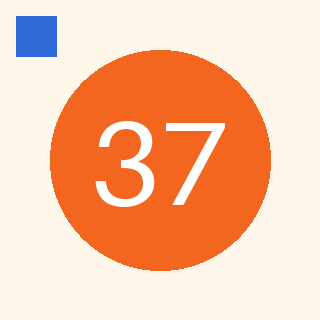
#> input picture templates/vision-probe.png, 320 x 320 px
$ python imgtone.py ../templates/vision-probe.png 1.0 1.0 1.0 1.0
#> lines starting #> are read from the running program, lines starting #| are printed output that depends on the picture
### scripts/common.py
"""Shared helpers for luobo-design: paths, data files, colours, tokens, canvases."""
import html
import json
import re
from pathlib import Path

SKILL_VERSION = "0.16.0"
SCRIPT_DIR = Path(__file__).resolve().parent
SKILL_DIR = SCRIPT_DIR.parent
REF_DIR = SKILL_DIR / "references"
CACHE_DIR = Path.home() / ".cache" / "luobo-design"


# [4 lines left out: function load_ref, not called in this run]


def load_json(path):
    with open(path, "r", encoding="utf-8") as f:
        return json.load(f)


# [11 lines left out: functions save_json, esc, not called in this run]


# ------------------------------------------------------------------ colour
def hex_rgb(h):
    h = h.lstrip("#")
    if len(h) == 3:
        h = "".join(c * 2 for c in h)
    return tuple(int(h[i:i + 2], 16) for i in (0, 2, 4))


def rgb_hex(rgb):
    return "#%02X%02X%02X" % tuple(max(0, min(255, round(c))) for c in rgb)


def luminance(h):
    def ch(c):
        c = c / 255
        return c / 12.92 if c <= 0.03928 else ((c + 0.055) / 1.055) ** 2.4
    r, g, b = hex_rgb(h)
    return 0.2126 * ch(r) + 0.7152 * ch(g) + 0.0722 * ch(b)


def contrast(a, b):
    la, lb = luminance(a), luminance(b)
    hi, lo = max(la, lb), min(la, lb)
    return (hi + 0.05) / (lo + 0.05)


def mix(a, b, t):
    """t=0 -> a, t=1 -> b."""
    ra, rb = hex_rgb(a), hex_rgb(b)
    return rgb_hex([ra[i] + (rb[i] - ra[i]) * t for i in range(3)])


def rgba(h, alpha):
    r, g, b = hex_rgb(h)
    return f"rgba({r},{g},{b},{alpha})"


# OKLCH: lightness, chroma and hue move independently here, so a colour can be calmed or darkened
# without drifting to another hue (which mixing in sRGB does). Standard OKLab maths.
def _lin(c):
    c = c / 255
    return c / 12.92 if c <= 0.04045 else ((c + 0.055) / 1.055) ** 2.4


def _gam(c):
    c = 12.92 * c if c <= 0.0031308 else 1.055 * c ** (1 / 2.4) - 0.055
    return c * 255


# [27 lines left out: functions to_oklch, from_oklch, not called in this run]


# A brand colour is the client's: it is only touched when it would visibly fail. Fluorescent picks
# (very light and very saturated, like lime or neon cyan) glare as fills and vanish behind white type,
# so they are pulled down to a strong but printable version of the same hue. Ordinary brand reds,
# yellows and blues pass untouched.
NEON = {"accent": (0.82, 0.14, 0.74, 0.20), "accent2": (0.86, 0.14, 0.78, 0.18)}  # L above, C above -> new L, max C


# [34 lines left out: functions fit_color, readable_on, not called in this run]


def is_dark(h):
    return luminance(h) < 0.25


# ------------------------------------------------------------------ tokens
# [95 lines left out: functions festival_of, spec_brand, real_direction, resolve_tokens, not called in this run]


# ------------------------------------------------------------------ canvases
MM_PX = 96 / 25.4


# [29 lines left out: function canvas, not called in this run]


def placeholder(s):
    """Text still waiting for a real fact, e.g. 【电话】."""
    return bool(s) and bool(re.search(r"【[^】]*】", str(s)))

### scripts/imgtone.py
"""Read a photo where the words will sit, and work out the lightest tint that keeps them readable.

The tint takes its colour from the photo itself (deep moss over a forest, dusk rose over a sunset)
and only goes as dark as the words need, so the picture keeps its depth. A plain black wash over
half the poster is what this replaces.

  python imgtone.py photo.jpg 0 0.55 1 0.45 [--ratio 0.75] [--text "#FFFFFF"]
"""
import argparse
import json
from pathlib import Path
from urllib.parse import unquote, urlparse

from common import contrast, mix

_CACHE = {}


def _open(src):
    """A local path or file:// URI -> PIL image (RGB), or None for anything we cannot read here."""
#> called with src = '../templates/vision-probe.png'
    try:
        from PIL import Image
    except ImportError:
        return None
    if not src:
        return None
    s = str(src)
    if s.startswith("file:"):
        s = unquote(urlparse(s).path)
        if len(s) > 2 and s[0] == "/" and s[2] == ":":  # file:///C:/... on Windows
            s = s[1:]
    elif s.startswith(("http:", "https:", "data:")):
        return None
    p = Path(s)
    if not p.exists():
        return None
    key = (str(p), p.stat().st_mtime_ns)
    if key not in _CACHE:
        im = Image.open(p).convert("RGB")
#> im is the input picture: PIL image 320x320 RGB; mean R, G, B 247.1, 195.1, 164.6
        im.thumbnail((480, 480))
        _CACHE[key] = im
    return _CACHE[key]


def _cover(im, ratio, pos=(0.5, 0.5)):
    """The part of the photo that object-fit: cover shows on a canvas of width/height = ratio."""
#> called with ratio = 0.75, pos = (0.5, 0.5)
    w, h = im.size
#> w = 320; h = 320
    if w / h > ratio:
        cw = h * ratio
#> cw = 240
        x = (w - cw) * pos[0]
#> x = 40
        return im.crop((int(x), 0, int(x + cw), h))
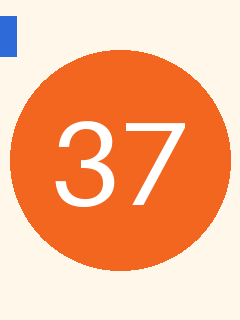
#> returned value: PIL image 240x320 RGB; mean R, G, B 247.1, 179.6, 141.7
    ch = w / ratio
    y = (h - ch) * pos[1]
    return im.crop((0, int(y), w, int(y + ch)))


def region(src, box, ratio, pos=(0.5, 0.5)):
    """Mean colour, mean luminance and detail (spread of luminance) inside box = (x, y, w, h) fractions of the canvas."""
    im = _open(src)
    if im is None:
        return None
    from PIL import ImageStat
    im = _cover(im, ratio, pos)
    W, H = im.size
#> W = 240; H = 320
    x, y, w, h = box
    crop = im.crop((int(x * W), int(y * H), max(int(x * W) + 1, int((x + w) * W)), max(int(y * H) + 1, int((y + h) * H))))
#> crop: PIL image 240x320 RGB; every value is 0
    st = ImageStat.Stat(crop)
    r, g, b = st.mean
#> r = 0; g = 0; b = 0
    grey = ImageStat.Stat(crop.convert("L"))
    return {"mean": "#%02X%02X%02X" % (int(r), int(g), int(b)), "lum": grey.mean[0] / 255, "detail": grey.stddev[0] / 255}


def tint(src, box, ratio, text="#FFFFFF", pos=(0.5, 0.5), target=4.5, cap=0.62):
    """(tone, alpha, info) for a gradient behind words of colour `text` inside box. alpha 0 = no tint needed.
    Busy areas (high detail) need more help than calm ones, because the eye reads against the darkest
    and lightest bits, not the average."""
    st = region(src, box, ratio, pos)
#> st = {'mean': '#000000', 'lum': 0, 'detail': 0}
    if not st:
        return None
    light_text = contrast(text, "#000000") > contrast(text, "#FFFFFF")
    tone = mix(st["mean"], "#000000" if light_text else "#FFFFFF", 0.62)
#> tone = '#000000'
    need = target + st["detail"] * 6  # a calm sky needs 4.5, a busy street a good deal more
#> need = 4.5
    alpha = 0.0
    while alpha < cap and contrast(text, mix(st["mean"], tone, alpha)) < need:
        alpha += 0.04
#> this loop made 0 passes
#> after the loop, alpha = 0
    return tone, round(min(alpha, cap), 2), st


def main():
    ap = argparse.ArgumentParser()
    ap.add_argument("photo")
    ap.add_argument("box", nargs=4, type=float)
    ap.add_argument("--ratio", type=float, default=0.75)
    ap.add_argument("--text", default="#FFFFFF")
    a = ap.parse_args()
    r = tint(a.photo, a.box, a.ratio, a.text)
    print(json.dumps(r and {"tone": r[0], "alpha": r[1], **r[2]}, ensure_ascii=False))
#| {"tone": "#000000", "alpha": 0.0, "mean": "#000000", "lum": 0.0, "detail": 0.0}


if __name__ == "__main__":
    main()
